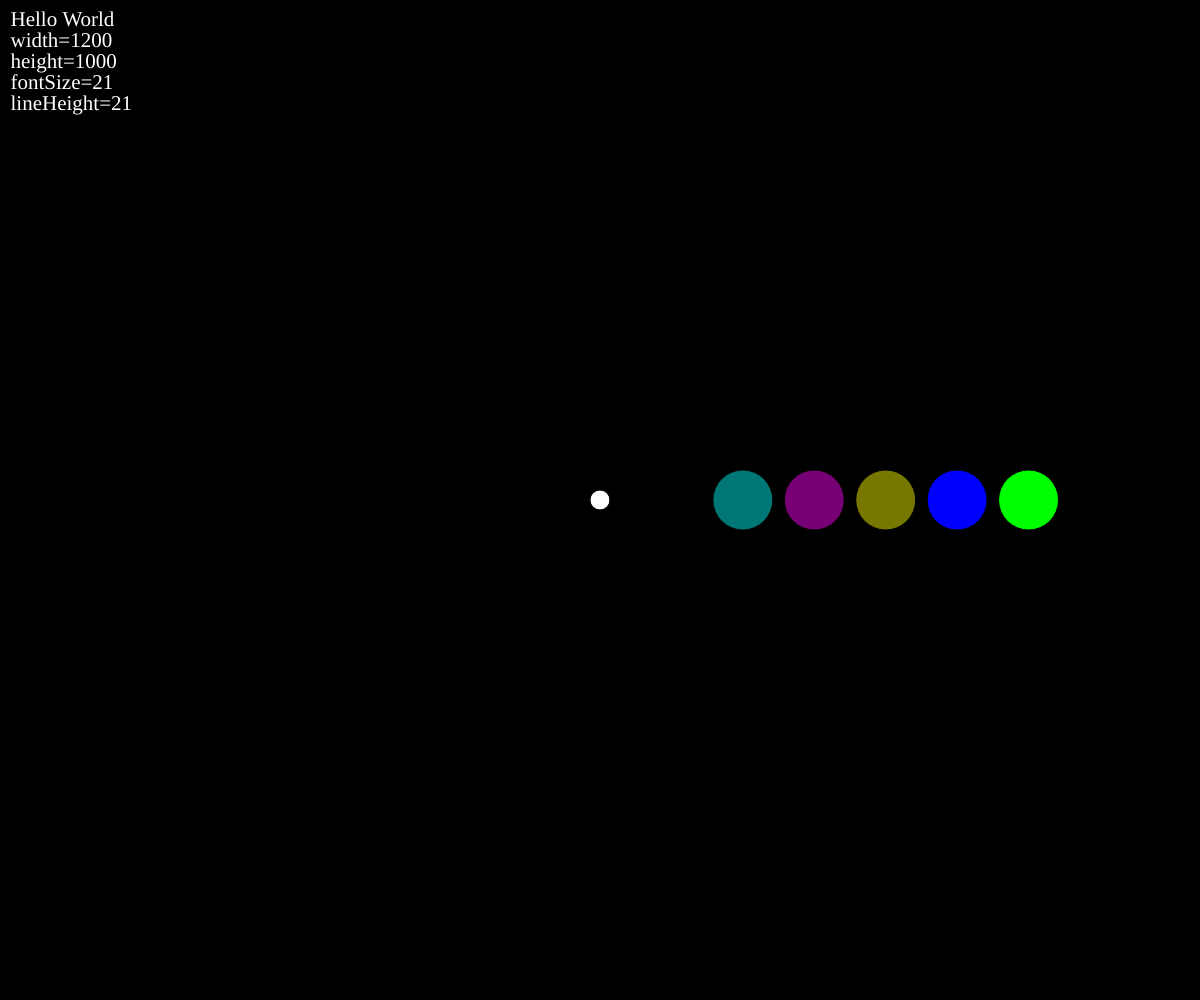
Frame 1 (no input)
Frame 60 (no input): identical to frame 1, image omitted
Frame 120 (the mouse pressed at the canvas centre since frame 60): identical to frame 1, image omitted

The p5.js sketch that drew this single still picture (run headless with seeded random() and noise() and a simulated clock; from frame 60 on, the mouse is pressed at the canvas centre):

// p5.js sketch
// ── sketch.js
// p5.js processing

function signum(x){
    return Math.sign(x);
}

function dbgMessage(tx){
  if( height<(dbgMessageY+lineHeight) ){
    dbgMessageY = dbgMessageBaseY;
    dbgMessageX += dbgMessageW;
  }
  text(tx,dbgMessageX,dbgMessageY);
  dbgMessageY += lineHeight;
}

// let viewOX,viewOY;
a1voOrbitDsp = new Array(5);
a1vcPallet = ['#077', '#707', '#770', '#00f', '#0f0', '#f00'];

function setup() {
    createCanvas(windowWidth, windowHeight);
    viewMinimum = min(width, height);
    viewMaximum = max(width, height);
    viewOX = width / 2;
    viewOY = height / 2;
    backColor = "#000";
    fontFamily = 'MS PMincho';
    textFont(fontFamily);
    // fontSize = ceil(textWidth('╋'));
    fontSize = round(viewMinimum/48);
    textSize(fontSize); 
    // lineSpace = 2;
    lineHeight = round(fontSize);
    dbgMessageW = floor(viewMaximum/3);
    dbgMessageBaseX = fontSize/2;
    dbgMessageBaseY = lineHeight*1.25;
    let s = 1;
    for (let i = 0; i < a1voOrbitDsp.length; i++) {
        let o = new OrbitDspClass(viewOX, viewOY, (i + 2) * viewMinimum/2/(a1voOrbitDsp.length+2),
            new CircleDspClass(0, 0, 0.03*viewMinimum, a1vcPallet[i]));
        a1voOrbitDsp[i] = o;
        o.walk = 0;
        o.stride = s * degrees(15 / (o.radius * TWO_PI));
        o.fdistance = 0;
        s = -s;
    }
    smooth(); // アンチエイリアス(図形のエッジを滑らかにする)
    frameRate(20);
}

function mouseClicked() { 
    for (let i = 0; i < a1voOrbitDsp.length; i++) {
        let o = a1voOrbitDsp[i];
        if(0===o.step){
        let s = 0;
        s = signum(o.stride);
        o.fdistance = s * 120;
        o.step = round(abs(o.fdistance / o.stride));
        }
    }
}

function draw() {
    background(backColor);
    fill("#ffffff"); // 塗りつぶし
    dbgMessageX = dbgMessageBaseX;
    dbgMessageY = dbgMessageBaseY;
    dbgMessage("Hello World");
    dbgMessage("width="+width);
    dbgMessage("height="+height);
    dbgMessage("fontSize="+fontSize);
    dbgMessage("lineHeight="+lineHeight);
    for (let i = 0; i < a1voOrbitDsp.length; i++) {
        a1voOrbitDsp[i].draw();
    }
    resetMatrix();
    fill('#fff');
    ellipse(viewOX, viewOY, 0.02*viewMinimum, 0.02*viewMinimum);
}

class CircleDspClass {
    constructor(cox, coy, cr, cc) {
        this.ox = cox;
        this.oy = coy;
        this.radius = cr;
        this.c = cc;
    }
    draw() {
        fill(this.c);
        ellipse(this.ox, this.oy, this.radius * 2, this.radius * 2);
    }
}

class OrbitDspClass {
    // var s;
    // var ox,oy,radius,rd,d,stride,fdistance;
    // var step,walk;
    // CircleDspClass cd;
    constructor(oox, ooy, or, ocd) {
        this.step = 0;
        this.fdistance = 0;
        this.walk = 0;
        this.degree = 0;
        this.ox = oox;
        this.oy = ooy;
        this.radius = or;
        this.cd = ocd;
    }
    draw() {
        let x, y, cdx, cdy, dd , d;
        dd = 0;
        if (0 < this.step) {
            dd = this.walk * (this.fdistance / this.step);
        }
        x = cos(radians(this.degree + dd)) * this.radius;
        y = sin(radians(this.degree + dd)) * this.radius;
        resetMatrix();
        translate(this.ox + x, this.oy + y);
        this.cd.draw();
        if (0 < this.step) {
            this.walk++;
            if (this.step < this.walk) {
                this.step = 0;
                this.walk = 0;
                this.degree = this.degree + dd;
                d = floor(this.degree/360);
                this.degree = this.degree-(d*360);
            }
        }
    }
}
